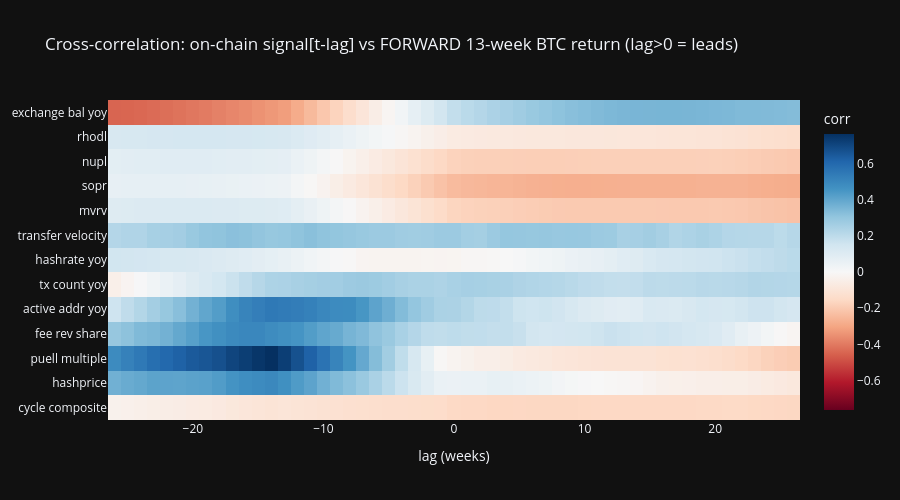

This figure's notebook cell:
### Code cell
lag_axis = list(range(LEAD_MIN, LEAD_MAX + 1))
mat, names = [], []
for name, r in lead_results.items():
    cc_map = dict(r["cc"])
    mat.append([cc_map.get(lg, np.nan) for lg in lag_axis])
    names.append(name)

fig = go.Figure(data=go.Heatmap(
    z=mat, x=lag_axis, y=names, colorscale="RdBu", zmid=0,
    colorbar=dict(title="corr"),
))
fig.update_layout(
    title="Cross-correlation: on-chain signal[t-lag] vs FORWARD 13-week BTC return (lag>0 = leads)",
    xaxis_title="lag (weeks)", template="plotly_dark", height=500,
)
fig.show()

### Figure 1 — Plotly figure (JSON) as saved in the notebook; plotly's stock layout.template omitted (floating-point values rounded to 4 significant figures; data arrays with more than 128 entries replaced by an {"elided": "..."} marker saying what was removed)
{"data": [{"colorbar": {"title": {"text": "corr"}}, "colorscale": [[0, "rgb(103,0,31)"], [0.1, "rgb(178,24,43)"], [0.2, "rgb(214,96,77)"], [0.3, "rgb(244,165,130)"], [0.4, "rgb(253,219,199)"], [0.5, "rgb(247,247,247)"], [0.6, "rgb(209,229,240)"], [0.7, "rgb(146,197,222)"], [0.8, "rgb(67,147,195)"], [0.9, "rgb(33,102,172)"], [1, "rgb(5,48,97)"]], "type": "heatmap", "x": [-26, -25, -24, -23, -22, -21, -20, -19, -18, -17, -16, -15, -14, -13, -12, -11, -10, -9, -8, -7, -6, -5, -4, -3, -2, -1, 0, 1, 2, 3, 4, 5, 6, 7, 8, 9, 10, 11, 12, 13, 14, 15, 16, 17, 18, 19, 20, 21, 22, 23, 24, 25, 26], "y": ["cycle composite", "hashprice", "puell multiple", "fee rev share", "active addr yoy", "tx count yoy", "hashrate yoy", "transfer velocity", "mvrv", "sopr", "nupl", "rhodl", "exchange bal yoy"], "z": {"elided": "13x53 float values"}, "zmid": 0}], "layout": {"height": 500, "title": {"text": "Cross-correlation: on-chain signal[t-lag] vs FORWARD 13-week BTC return (lag>0 = leads)"}, "xaxis": {"title": {"text": "lag (weeks)"}}}}
